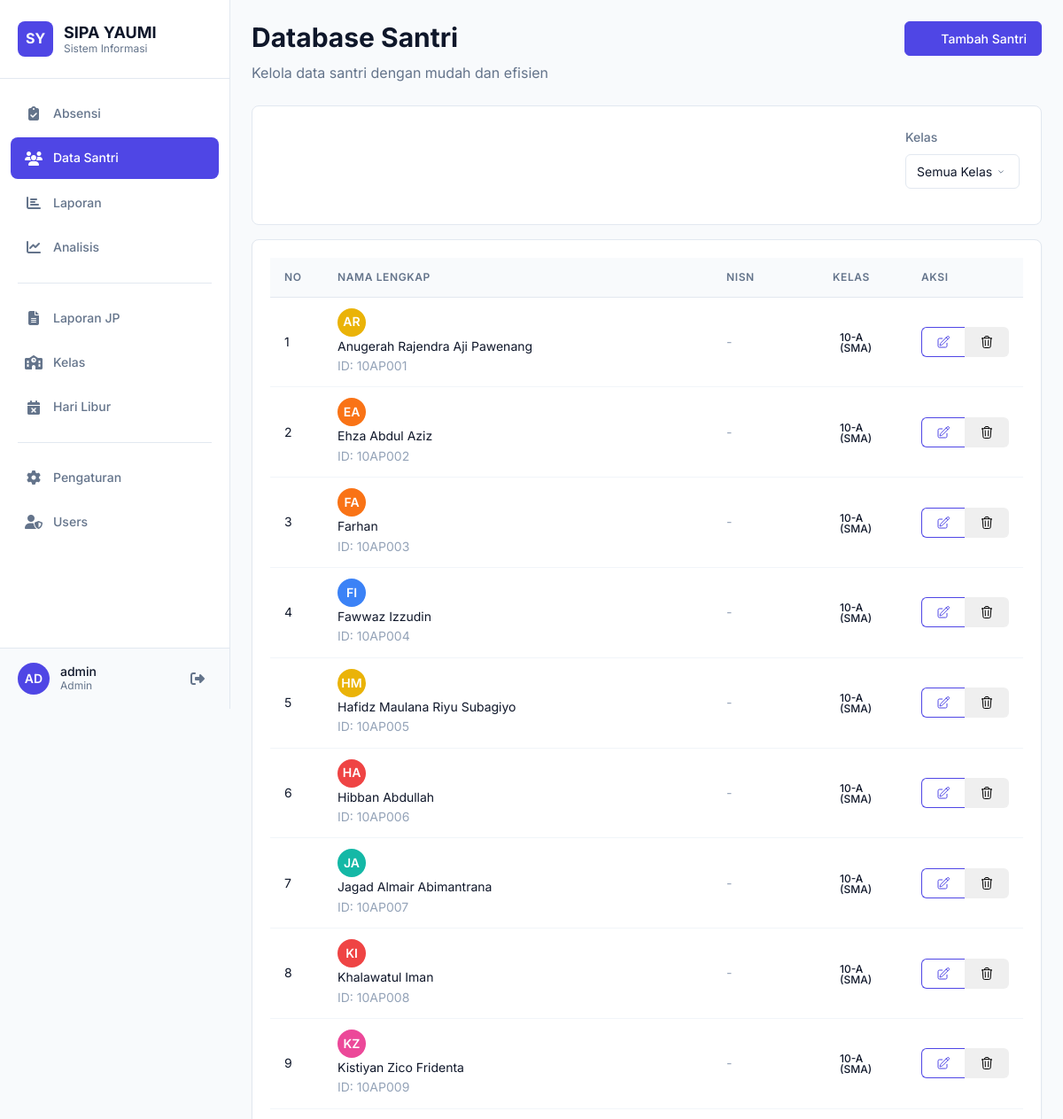
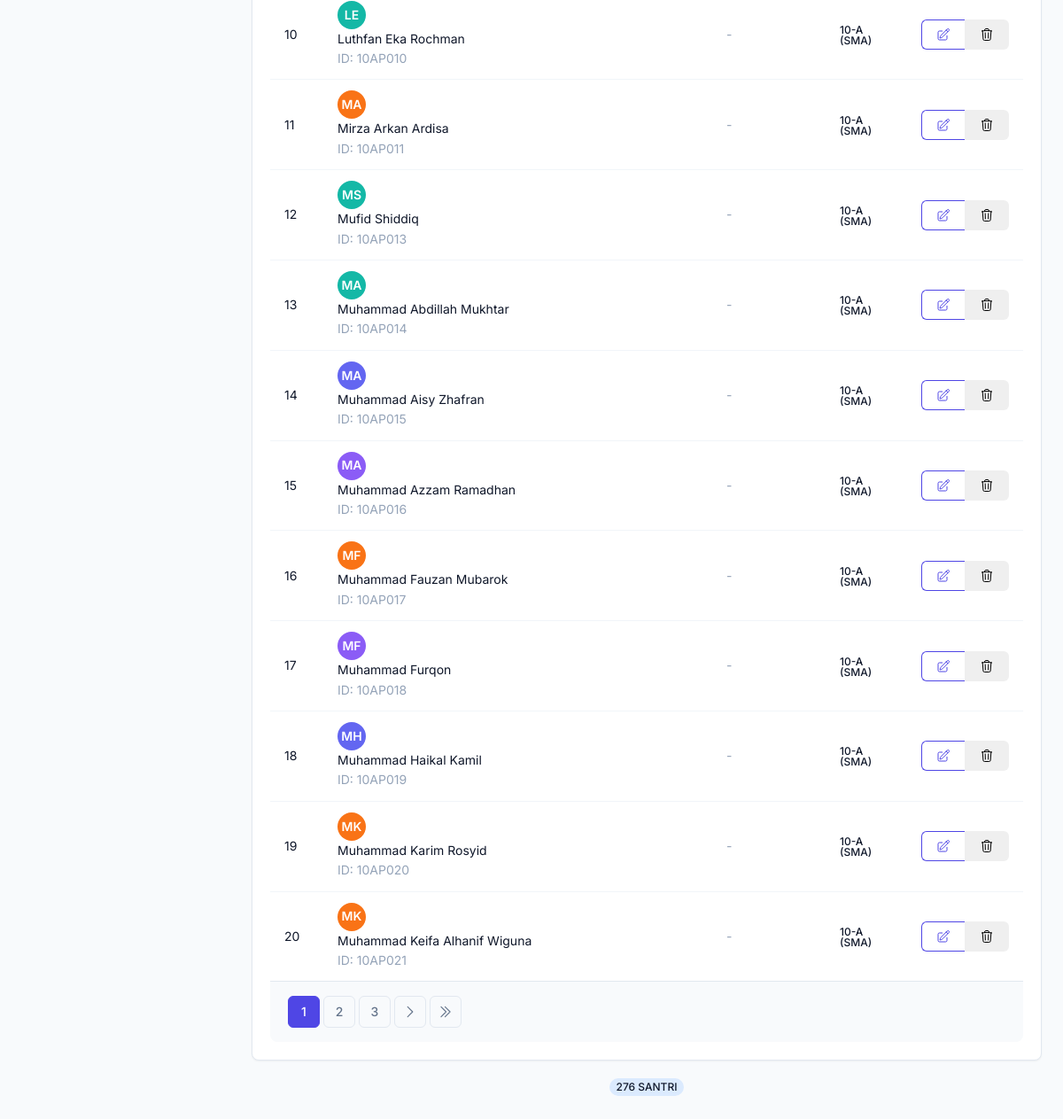
Page /students/new/ (signed in) on the committed database (2 pictures, top to bottom).
### attendance/models.py (models this page shows, shortened)
class BaseModel(models.Model):
    id = models.UUIDField(primary_key=True, default=uuid.uuid4, editable=False)
    created_at = models.DateTimeField(auto_now_add=True)
    updated_at = models.DateTimeField(auto_now=True)
    created_by = models.ForeignKey(
        User,
        on_delete=models.SET_NULL,
        null=True,
        blank=True,
        related_name='%(class)s_created'
    )
    updated_by = models.ForeignKey(
        User,
        on_delete=models.SET_NULL,
        null=True,
        blank=True,
        related_name='%(class)s_updated'
    )
    class Meta:
        abstract = True

class Student(BaseModel):
    student_id_validator = RegexValidator(
        regex=r'^[0-9A-Z]{2,10}$',
        message='Student ID must be 2-10 characters long and contain only numbers and uppercase letters'
    )
    nisn_validator = RegexValidator(
        regex=r'^\d{10}$',
        message='NISN must be exactly 10 digits'
    )
    student_id = models.CharField(
        max_length=10,
        unique=True,
        validators=[student_id_validator],
        help_text='Unique student identifier'
    )
    nisn = models.CharField(
        max_length=10,
        blank=True,
        validators=[nisn_validator],
        help_text='National Student Identification Number (10 digits)'
    )
    name = models.CharField(
        max_length=100,
        validators=[MinLengthValidator(2)],
        help_text='Full name of the student'
    )
    classroom = models.ForeignKey(
        Classroom,
        on_delete=models.CASCADE,
        related_name='students',
        help_text='Student\'s classroom'
    )
    date_of_birth = models.DateField(null=True, blank=True)
    gender = models.CharField(
        max_length=1,
        choices=[('M', 'Laki-laki'), ('F', 'Perempuan')],
        blank=True
    )
    address = models.TextField(blank=True)
    parent_phone = models.CharField(max_length=15, blank=True)
    enrollment_date = models.DateField(default=timezone.now)
    graduation_date = models.DateField(null=True, blank=True)
    student_number = models.CharField(max_length=20, blank=True, help_text="Internal student number")
    is_active = models.BooleanField(default=True)
    class Meta:
        ordering = ['name']
        indexes = [
            models.Index(fields=['classroom']),
            models.Index(fields=['student_id']),
            models.Index(fields=['nisn']),
            models.Index(fields=['is_active']),
            models.Index(fields=['enrollment_date']),
        ]
        verbose_name = 'Student'
        verbose_name_plural = 'Students'

class Classroom(BaseModel):
    academic_level = models.ForeignKey(
        AcademicLevel,
        on_delete=models.CASCADE,
        help_text="Academic level (SMP/SMA)"
    )
    grade = models.PositiveIntegerField(help_text="Grade level (7, 8, 9, 10, 11, 12)")
    section = models.CharField(
        max_length=5,
        blank=True,
        help_text="Class section (A, B, C, etc.)"
    )
    name = models.CharField(max_length=50, help_text="Display name for the classroom")
    capacity = models.PositiveIntegerField(default=30)
    room_number = models.CharField(max_length=20, blank=True)
    homeroom_teacher = models.ForeignKey(
        User,
        on_delete=models.SET_NULL,
        null=True,
        blank=True,
        related_name='homeroom_classes'
    )
    is_active = models.BooleanField(default=True)
    academic_year = models.CharField(
        max_length=9,
        help_text="Academic year (e.g., 2024/2025)"
    )
    class Meta:
        unique_together = ['academic_level', 'grade', 'section', 'academic_year']
        ordering = ['academic_level', 'grade', 'section']
        indexes = [
            models.Index(fields=['academic_level', 'grade']),
            models.Index(fields=['is_active']),
            models.Index(fields=['academic_year']),
        ]
        verbose_name = 'Classroom'
        verbose_name_plural = 'Classrooms'
    def __str__(self):
        if self.section:
            return f"{self.grade}-{self.section} ({self.academic_level.code})"
        return f"{self.grade} ({self.academic_level.code})"

class AcademicLevel(models.Model):
    LEVEL_CHOICES = [
        ('SMP', 'Sekolah Menengah Pertama'),
        ('SMA', 'Sekolah Menengah Atas'),
        ('MA', 'Madrasah Aliyah'),
        ('MTS', 'Madrasah Tsanawiyah'),
    ]
    code = models.CharField(max_length=10, unique=True, primary_key=True)
    name = models.CharField(max_length=50)
    level_type = models.CharField(max_length=10, choices=LEVEL_CHOICES)
    description = models.TextField(blank=True)
    is_active = models.BooleanField(default=True)
    min_grade = models.PositiveIntegerField(help_text="Minimum grade level (e.g., 7 for SMP)")
    max_grade = models.PositiveIntegerField(help_text="Maximum grade level (e.g., 9 for SMP)")
    created_at = models.DateTimeField(default=timezone.now)
    updated_at = models.DateTimeField(auto_now=True)
    class Meta:
        ordering = ['level_type', 'code']
        verbose_name = 'Academic Level'
        verbose_name_plural = 'Academic Levels'

### attendance/views.py (the view)
# urls.py: path('students/new/', views.student_list_new, name='student_list_new'),
@login_required
def student_list_new(request):
    try:
        classroom_filter = request.GET.get('class', '')
        search_query = request.GET.get('search', '')
        page = int(request.GET.get('page', 1))
        result = StudentService.get_students_with_filters(
            classroom_id=classroom_filter if classroom_filter else None,
            search_query=search_query if search_query else None,
            page=page,
            per_page=20
        )
        classrooms = StudentService.get_classroom_list()
        context = {
            'students': result['students'],
            'classrooms': classrooms,
            'current_class': classroom_filter,
            'search_query': search_query,
            'pagination': result
        }
    except Exception as e:
        logger.error(f"Error loading student list: {str(e)}")
        messages.error(request, "Terjadi kesalahan saat memuat data siswa")
        context = {
            'students': [],
            'classrooms': []
        }
    return render(request, 'attendance/students_new.html', context)

### templates/attendance/students_new.html (shortened to what this page needs)
{% extends 'base_new.html' %}
{% load attendance_extras %}
{% block content %}
<div class="page-header">
  <div class="page-header-content">
    <h1 class="page-title">Database Santri</h1>
    <p class="page-subtitle">Kelola data santri dengan mudah dan efisien</p>
  </div>
  <div class="page-actions">
    <button class="btn btn-primary">
      <svg xmlns="http://www.w3.org/2000/svg" fill="none" viewBox="0 0 24 24" stroke-width="1.5" stroke="currentColor" class="btn-icon">
        <path stroke-linecap="round" stroke-linejoin="round" d="M12 4.5v15m7.5-7.5h-15" />
      </svg>
      Tambah Santri
    </button>
  </div>
</div>
{% include 'components/_filter_bar.html' with search_placeholder='Cari nama santri atau NISN...' show_class_filter=True %}
<div class="card">
  <div class="card-body p-0">
    <div class="table-responsive">
      <table class="table table-hover mb-0">
        <thead>
          <tr>
            <th style="width: 60px;">No</th>
            <th>Nama Lengkap</th>
            <th style="width: 120px;">NISN</th>
            <th style="width: 100px;">Kelas</th>
            <th style="width: 100px;" class="text-center">Aksi</th>
          </tr>
        </thead>
        <tbody>
          {% for student in students %}
          <tr>
            <td class="text-center">{{ forloop.counter }}</td>
            <td>
              <div class="d-flex align-items-center">
                {% include 'components/_avatar.html' with name=student.name size='sm' %}
                <div class="ms-3">
                  <div class="fw-medium">{{ student.name }}</div>
                  {% if student.student_id %}
                  <div class="text-muted small">ID: {{ student.student_id }}</div>
                  {% endif %}
                </div>
              </div>
            </td>
            <td>
              {% if student.nisn %}
                {{ student.nisn }}
              {% else %}
                <span class="text-muted">-</span>
              {% endif %}
            </td>
            <td>
              <span class="badge bg-secondary">{{ student.classroom|default:'-' }}</span>
            </td>
            <td class="text-center">
              <div class="btn-group btn-group-sm">
                <button type="button" class="btn btn-outline-primary" title="Edit">
                </button>
                <button type="button" class="btn btn-outline-danger" title="Hapus">
                </button>
              </div>
            </td>
          </tr>
          {% endfor %}
        </tbody>
      </table>
    </div>
    {% if students.has_other_pages %}
    <div class="card-footer">
      <nav aria-label="Page navigation">
        <ul class="pagination justify-content-center mb-0">
          {% for num in students.paginator.page_range %}
            {% if students.number == num %}
              <li class="page-item active">
                <span class="page-link">{{ num }}</span>
              </li>
            {% elif num > students.number|add:'-3' and num < students.number|add:'3' %}
              <li class="page-item">
                <a class="page-link" href="?page={{ num }}{% if search_query %}&search={{ search_query }}{% endif %}{% if current_class %}&class={{ current_class }}{% endif %}">{{ num }}</a>
              </li>
            {% endif %}
          {% endfor %}
          {% if students.has_next %}
            <li class="page-item">
              <a class="page-link" href="?page={{ students.next_page_number }}{% if search_query %}&search={{ search_query }}{% endif %}{% if current_class %}&class={{ current_class }}{% endif %}">
                <svg xmlns="http://www.w3.org/2000/svg" fill="none" viewBox="0 0 24 24" stroke-width="1.5" stroke="currentColor" class="page-icon">
                  <path stroke-linecap="round" stroke-linejoin="round" d="m8.25 4.5 7.5 7.5-7.5 7.5" />
                </svg>
              </a>
            </li>
            <li class="page-item">
              <a class="page-link" href="?page={{ students.paginator.num_pages }}{% if search_query %}&search={{ search_query }}{% endif %}{% if current_class %}&class={{ current_class }}{% endif %}">
                <svg xmlns="http://www.w3.org/2000/svg" fill="none" viewBox="0 0 24 24" stroke-width="1.5" stroke="currentColor" class="page-icon">
                  <path stroke-linecap="round" stroke-linejoin="round" d="m5.25 4.5 7.5 7.5-7.5 7.5m6-15 7.5 7.5-7.5 7.5" />
                </svg>
              </a>
            </li>
          {% endif %}
        </ul>
      </nav>
    </div>
    {% endif %}
  </div>
</div>
{% if students %}
<div class="mt-4 text-center">
  <span class="badge bg-info fs-6 px-3 py-2">
    {{ students.paginator.count }} SANTRI
  </span>
</div>
{% endif %}
{% endblock %}

### templates/components/_sidebar_new.html (shortened to what this page needs)
<aside class="sidebar" id="sidebar">
    <div class="sidebar-header">
        <a href="{% url 'dashboard' %}" class="sidebar-brand">
            <div class="sidebar-brand-icon">
                SY
            </div>
            <div class="sidebar-brand-content">
                <div class="sidebar-brand-text">SIPA YAUMI</div>
                <div class="sidebar-brand-subtitle">Sistem Informasi</div>
            </div>
        </a>
    </div>
    <nav class="sidebar-nav">
        <div class="nav-item">
            <a href="{% url 'attendance_input' %}" class="nav-link {% if request.resolver_match.url_name == 'attendance_input' or request.resolver_match.url_name == 'attendance_input_form' %}active{% endif %}">
                <i class="fas fa-clipboard-check"></i>
                <span>Absensi</span>
            </a>
        </div>
        <div class="nav-item">
            <a href="{% url 'student_list_new' %}" class="nav-link {% if 'student_list' in request.resolver_match.url_name %}active{% endif %}">
                <i class="fas fa-users"></i>
                <span>Data Santri</span>
            </a>
        </div>
        <div class="nav-item">
            <a href="{% url 'attendance_report_new' %}" class="nav-link {% if request.resolver_match.url_name == 'attendance_report_new' %}active{% endif %}">
                <i class="fas fa-chart-bar"></i>
                <span>Laporan</span>
            </a>
        </div>
        <div class="nav-item">
            <a href="{% url 'dashboard' %}" class="nav-link {% if request.resolver_match.url_name == 'dashboard' %}active{% endif %}">
                <i class="fas fa-chart-line"></i>
                <span>Analisis</span>
            </a>
        </div>
        <div class="nav-divider"></div>
        <div class="nav-item">
            <a href="{% url 'jp_report' %}" class="nav-link {% if request.resolver_match.url_name == 'jp_report' %}active{% endif %}">
                <i class="fas fa-file-alt"></i>
                <span>Laporan JP</span>
            </a>
        </div>
        <div class="nav-item">
            <a href="{% url 'manage_classroom_list' %}" class="nav-link {% if 'manage_classroom' in request.resolver_match.url_name %}active{% endif %}">
                <i class="fas fa-school"></i>
                <span>Kelas</span>
            </a>
        </div>
        <div class="nav-item">
            <a href="{% url 'manage_holiday_list' %}" class="nav-link {% if 'manage_holiday' in request.resolver_match.url_name %}active{% endif %}">
                <i class="fas fa-calendar-times"></i>
                <span>Hari Libur</span>
            </a>
        </div>
        {% if user.is_superuser or user.is_staff %}
        <div class="nav-divider"></div>
        <div class="nav-item">
            <a href="{% url 'manage_day_schedule' %}" class="nav-link {% if request.resolver_match.url_name == 'manage_day_schedule' %}active{% endif %}">
                <i class="fas fa-cog"></i>
                <span>Pengaturan</span>
            </a>
        </div>
        {% if user.is_superuser %}
        <div class="nav-item">
            <a href="{% url 'manage_user_list' %}" class="nav-link {% if 'manage_user' in request.resolver_match.url_name %}active{% endif %}">
                <i class="fas fa-user-shield"></i>
                <span>Users</span>
            </a>
        </div>
        {% endif %}
        {% endif %}
    </nav>
    <div class="sidebar-user">
        <div class="sidebar-user-info">
            <div class="sidebar-user-avatar">
                {{ user.get_full_name|default:user.username|slice:":2"|upper }}
            </div>
            <div class="sidebar-user-details">
                <div class="sidebar-user-name">{{ user.get_full_name|default:user.username }}</div>
                <div class="sidebar-user-role">
                    {% if user.is_superuser %}
                        Admin
                    {% elif user.is_staff %}
                        Staff
                    {% else %}
                        Guru
                    {% endif %}
                </div>
            </div>
        </div>
        <div class="sidebar-user-actions">
            <a href="{% url 'admin:logout' %}" class="sidebar-logout" title="Logout">
                <i class="fas fa-sign-out-alt"></i>
            </a>
        </div>
    </div>
</aside>

### templates/components/_avatar.html
{% load attendance_extras %}
{% with initials=name|avatar_initials color=name|avatar_color %}
<div class="avatar{% if size %} avatar-{{ size }}{% endif %}"
     style="background-color: {{ color }}"
     title="{{ name }}">
  {{ initials }}
</div>
{% endwith %}

### rows in the picture
Student: initials "AR", name "Anugerah Rajendra Aji Pawenang", student_id "10AP001", classroom "10-A (SMA)"
Student: initials "EA", name "Ehza Abdul Aziz", student_id "10AP002", classroom "10-A (SMA)"
Student: initials "FA", name "Farhan", student_id "10AP003", classroom "10-A (SMA)"
Student: initials "FI", name "Fawwaz Izzudin", student_id "10AP004", classroom "10-A (SMA)"
Student: initials "HM", name "Hafidz Maulana Riyu Subagiyo", student_id "10AP005", classroom "10-A (SMA)"
Student: initials "HA", name "Hibban Abdullah", student_id "10AP006", classroom "10-A (SMA)"
Student: initials "JA", name "Jagad Almair Abimantrana", student_id "10AP007", classroom "10-A (SMA)"
Student: initials "KI", name "Khalawatul Iman", student_id "10AP008", classroom "10-A (SMA)"
Student: initials "KZ", name "Kistiyan Zico Fridenta", student_id "10AP009", classroom "10-A (SMA)"
Student: initials "LE", name "Luthfan Eka Rochman", student_id "10AP010", classroom "10-A (SMA)"
Student: initials "MA", name "Mirza Arkan Ardisa", student_id "10AP011", classroom "10-A (SMA)"
Student: initials "MS", name "Mufid Shiddiq", student_id "10AP013", classroom "10-A (SMA)"
Student: initials "MA", name "Muhammad Abdillah Mukhtar", student_id "10AP014", classroom "10-A (SMA)"
Student: initials "MA", name "Muhammad Aisy Zhafran", student_id "10AP015", classroom "10-A (SMA)"
Student: initials "MA", name "Muhammad Azzam Ramadhan", student_id "10AP016", classroom "10-A (SMA)"
Student: initials "MF", name "Muhammad Fauzan Mubarok", student_id "10AP017", classroom "10-A (SMA)"
Student: initials "MF", name "Muhammad Furqon", student_id "10AP018", classroom "10-A (SMA)"
Student: initials "MH", name "Muhammad Haikal Kamil", student_id "10AP019", classroom "10-A (SMA)"
Student: initials "MK", name "Muhammad Karim Rosyid", student_id "10AP020", classroom "10-A (SMA)"
Student: initials "MK", name "Muhammad Keifa Alhanif Wiguna", student_id "10AP021", classroom "10-A (SMA)"

### other values in the picture
{{ user.get_full_name|default:user.username|slice:":2"|upper }} "AD"
{{ user.get_full_name|default:user.username }} "admin"
{{ num }} "1"
{{ num }} "2" "3"
{{ students.paginator.count }} "276"
